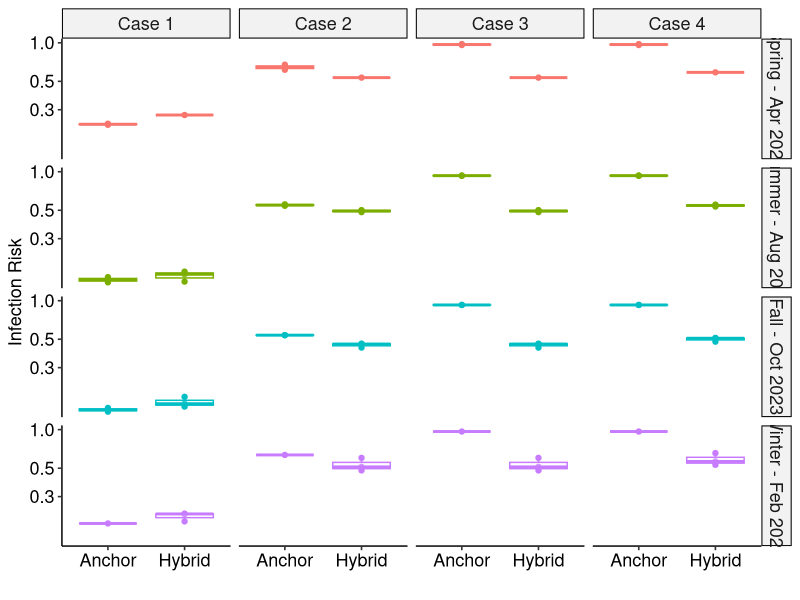
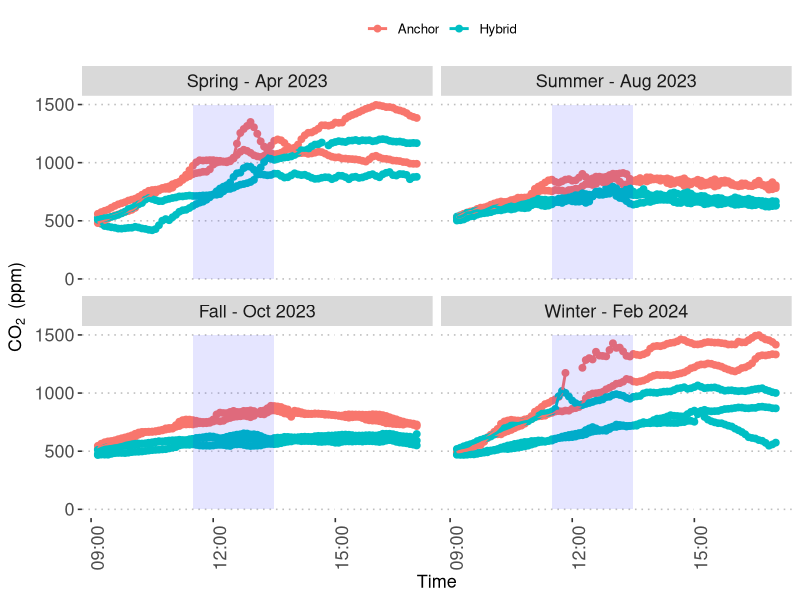

These figures' R source, in order:
library(readxl)

sensordata<- read_excel("sensor_data_combined_risk_v5_final.xlsx")
sensordata$Month[sensordata$Month=="Fall"]<-"Fall - Oct 2023"
sensordata$Month[sensordata$Month=="Spring"]<-"Spring - Apr 2023"
sensordata$Month[sensordata$Month=="Summer"]<-"Summer - Aug 2023"
sensordata$Month[sensordata$Month=="Winter"]<-"Winter - Feb 2024"

sensordata$Month <- factor(sensordata$Month, 
                           levels = c("Spring - Apr 2023", "Summer - Aug 2023", "Fall - Oct 2023", "Winter - Feb 2024"))



#-----------Setting Parameters-------------------------------------------------------------------

C.0<-400/1000000 #assumed ambient CO2 ppm convert to fraction
q<-20 #quantum generation rate per person (quanta/hr), from Iwamura & Tsutsumi 2023
t<-8 #total exposure time (5 min in units of hr)
C.a<-0.038 #Rudnick & Milton (volume fraction of CO2 added to exhaled breath during breathing)

sensordata$avco2<-(as.numeric(sensordata$`Sensor 1 CO2`)+as.numeric(sensordata$`Sensor 2 CO2`))/2
sensordata$f<-(as.numeric(sensordata$avco2)-C.0)/1000000/C.a

dates<-unique(sensordata$Day)
f.dates<-rep(NA,length(dates))
n.dates<-rep(NA,length(dates))
date.type<-rep(NA,length(dates))
season<-rep(NA,length(dates))

for(i in 1:length(dates)){
  f.dates[i]<-sum(sensordata$f[sensordata$Day==dates[i]]*5)/470
  n.dates[i]<-sensordata$n[sensordata$Day==dates[i]][1]
  season[i]<-as.character(sensordata$Month[sensordata$Day==dates[i]][1])
  date.type[i]<-sensordata$`Day Type`[sensordata$Day==dates[i]][1]
}

frame.final<-data.frame(f.dates,n.dates,dates,date.type,season)
frame.final$season<-factor(frame.final$season,levels = c("Spring - Apr 2023", "Summer - Aug 2023", "Fall - Oct 2023", "Winter - Feb 2024"))

#----------------------CASE 1 AIR: Infection Risk assuming 1 Infected Person in Total Occupancy----------------------

I<-1 #number of infectors (assumed)

frame.final$infectionrisk1<-1-exp(-frame.final$f.dates*I*q*t/frame.final$n.date)

#---------------------CASE 2 AIR: Infection Risk assuming P(asymptomatic) x n = I-----------------------------------

P.infect<-0.05
P.asympt<-0.24


frame.final$infectionrisk2<-1-exp(-frame.final$f.dates*(frame.final$n.dates*P.asympt)*q*t/frame.final$n.date)


#---------------------CASE 3 AIR: Infection Risk depending on differences in in-person asymptomatic prob-----------
P.sympt<-0.76
P.inperson.sympt.anchor<-0.75

frame.final$Icase3<-rep(NA,length(dates))
frame.final$Icase3[frame.final$date.type=="Hybrid"]<-(P.asympt)*frame.final$n.dates[frame.final$date.type=="Hybrid"]
frame.final$Icase3[frame.final$date.type=="Anchor"]<-((P.asympt)+(P.inperson.sympt.anchor*P.sympt))*frame.final$n.dates[frame.final$date.type=="Anchor"]
  
frame.final$infectionrisk3<-1-exp(-frame.final$f.dates*(frame.final$Icase3)*q*t/frame.final$n.date)


#---------------------CASE 4 AIR: Infection risk depending on differences in in-person symp or asympt prob--------

P.inperson.sympt.hybrid<-0.05

frame.final$Icase4<-rep(NA,length(dates))
frame.final$Icase4[frame.final$date.type=="Hybrid"]<-((P.asympt)+(P.inperson.sympt.hybrid*P.sympt))*frame.final$n.dates[frame.final$date.type=="Hybrid"]

frame.final$Icase4[frame.final$date.type=="Anchor"]<-((P.asympt)+(P.inperson.sympt.anchor*P.sympt))*frame.final$n.dates[frame.final$date.type=="Anchor"]

frame.final$infectionrisk4<-1-exp(-frame.final$f.dates*(frame.final$Icase4)*q*t/frame.final$n.date)

#---------plotting airborne risks
infection.air<-c(frame.final$infectionrisk1,frame.final$infectionrisk2,frame.final$infectionrisk3,frame.final$infectionrisk4)
date.type<-rep(frame.final$date.type,4)
case<-c(rep("Case 1",length(frame.final$f.dates)),rep("Case 2",length(frame.final$f.dates)),rep("Case 3", length(frame.final$f.dates)),
rep("Case 4",length(frame.final$f.dates)))
season<-rep(frame.final$season,4)
frame.plot.airborne<-data.frame(infect=infection.air,date.type,case,season)

require(ggplot2)
require(ggpubr)

startlunch<-as.POSIXct("1899-12-31 11:30:00")
endlunch<-as.POSIXct("1899-12-31 1:30:00")

windows()
ggplot(frame.plot.airborne)+geom_point(aes(color=season,x=date.type,y=infect))+
  geom_boxplot(aes(color=season,x=date.type,y=infect),alpha=0.2)+
  facet_grid(season~case)+scale_y_continuous(trans="log10",name="Infection Risk")+
  scale_x_discrete(name="")+
  scale_color_discrete(name="")+
  theme_pubr()+
  theme(axis.text=element_text(size=13),axis.title=element_text(size=13),
        legend.position="none",
        strip.text = element_text(size=13),legend.text = element_text(size=13))

#summary of risk reductions

#Fall
(mean(frame.plot.airborne$infect[frame.plot.airborne$case=="Case 1" & frame.plot.airborne$season=="Fall - Oct 2023" & frame.plot.airborne$date.type=="Anchor"])-
  mean(frame.plot.airborne$infect[frame.plot.airborne$case=="Case 1" & frame.plot.airborne$season=="Fall - Oct 2023" & frame.plot.airborne$date.type=="Hybrid"]))/
  mean(frame.plot.airborne$infect[frame.plot.airborne$case=="Case 1" & frame.plot.airborne$season=="Fall - Oct 2023" & frame.plot.airborne$date.type=="Anchor"])*100

(mean(frame.plot.airborne$infect[frame.plot.airborne$case=="Case 2" & frame.plot.airborne$season=="Fall - Oct 2023" & frame.plot.airborne$date.type=="Anchor"])-
  mean(frame.plot.airborne$infect[frame.plot.airborne$case=="Case 2" & frame.plot.airborne$season=="Fall - Oct 2023" & frame.plot.airborne$date.type=="Hybrid"]))/
  mean(frame.plot.airborne$infect[frame.plot.airborne$case=="Case 2" & frame.plot.airborne$season=="Fall - Oct 2023" & frame.plot.airborne$date.type=="Anchor"])*100

(mean(frame.plot.airborne$infect[frame.plot.airborne$case=="Case 3" & frame.plot.airborne$season=="Fall - Oct 2023" & frame.plot.airborne$date.type=="Anchor"])-
  mean(frame.plot.airborne$infect[frame.plot.airborne$case=="Case 3" & frame.plot.airborne$season=="Fall - Oct 2023" & frame.plot.airborne$date.type=="Hybrid"]))/
  mean(frame.plot.airborne$infect[frame.plot.airborne$case=="Case 3" & frame.plot.airborne$season=="Fall - Oct 2023" & frame.plot.airborne$date.type=="Anchor"])*100

(mean(frame.plot.airborne$infect[frame.plot.airborne$case=="Case 4" & frame.plot.airborne$season=="Fall - Oct 2023" & frame.plot.airborne$date.type=="Anchor"])-
    mean(frame.plot.airborne$infect[frame.plot.airborne$case=="Case 4" & frame.plot.airborne$season=="Fall - Oct 2023" & frame.plot.airborne$date.type=="Hybrid"]))/
  mean(frame.plot.airborne$infect[frame.plot.airborne$case=="Case 4" & frame.plot.airborne$season=="Fall - Oct 2023" & frame.plot.airborne$date.type=="Anchor"])*100

#Spring
(mean(frame.plot.airborne$infect[frame.plot.airborne$case=="Case 1" & frame.plot.airborne$season=="Spring - Apr 2023" & frame.plot.airborne$date.type=="Anchor"])-
    mean(frame.plot.airborne$infect[frame.plot.airborne$case=="Case 1" & frame.plot.airborne$season=="Spring - Apr 2023" & frame.plot.airborne$date.type=="Hybrid"]))/
  mean(frame.plot.airborne$infect[frame.plot.airborne$case=="Case 1" & frame.plot.airborne$season=="Spring - Apr 2023" & frame.plot.airborne$date.type=="Anchor"])*100

(mean(frame.plot.airborne$infect[frame.plot.airborne$case=="Case 2" & frame.plot.airborne$season=="Spring - Apr 2023" & frame.plot.airborne$date.type=="Anchor"])-
    mean(frame.plot.airborne$infect[frame.plot.airborne$case=="Case 2" & frame.plot.airborne$season=="Spring - Apr 2023" & frame.plot.airborne$date.type=="Hybrid"]))/
  mean(frame.plot.airborne$infect[frame.plot.airborne$case=="Case 2" & frame.plot.airborne$season=="Spring - Apr 2023" & frame.plot.airborne$date.type=="Anchor"])*100

(mean(frame.plot.airborne$infect[frame.plot.airborne$case=="Case 3" & frame.plot.airborne$season=="Spring - Apr 2023" & frame.plot.airborne$date.type=="Anchor"])-
    mean(frame.plot.airborne$infect[frame.plot.airborne$case=="Case 3" & frame.plot.airborne$season=="Spring - Apr 2023" & frame.plot.airborne$date.type=="Hybrid"]))/
  mean(frame.plot.airborne$infect[frame.plot.airborne$case=="Case 3" & frame.plot.airborne$season=="Spring - Apr 2023" & frame.plot.airborne$date.type=="Anchor"])*100

(mean(frame.plot.airborne$infect[frame.plot.airborne$case=="Case 4" & frame.plot.airborne$season=="Spring - Apr 2023" & frame.plot.airborne$date.type=="Anchor"])-
    mean(frame.plot.airborne$infect[frame.plot.airborne$case=="Case 4" & frame.plot.airborne$season=="Spring - Apr 2023" & frame.plot.airborne$date.type=="Hybrid"]))/
  mean(frame.plot.airborne$infect[frame.plot.airborne$case=="Case 4" & frame.plot.airborne$season=="Spring - Apr 2023" & frame.plot.airborne$date.type=="Anchor"])*100

#Winter
(mean(frame.plot.airborne$infect[frame.plot.airborne$case=="Case 1" & frame.plot.airborne$season=="Winter - Feb 2024" & frame.plot.airborne$date.type=="Anchor"])-
    mean(frame.plot.airborne$infect[frame.plot.airborne$case=="Case 1" & frame.plot.airborne$season=="Winter - Feb 2024" & frame.plot.airborne$date.type=="Hybrid"]))/
  mean(frame.plot.airborne$infect[frame.plot.airborne$case=="Case 1" & frame.plot.airborne$season=="Winter - Feb 2024" & frame.plot.airborne$date.type=="Anchor"])*100

(mean(frame.plot.airborne$infect[frame.plot.airborne$case=="Case 2" & frame.plot.airborne$season=="Winter - Feb 2024" & frame.plot.airborne$date.type=="Anchor"])-
    mean(frame.plot.airborne$infect[frame.plot.airborne$case=="Case 2" & frame.plot.airborne$season=="Winter - Feb 2024" & frame.plot.airborne$date.type=="Hybrid"]))/
  mean(frame.plot.airborne$infect[frame.plot.airborne$case=="Case 2" & frame.plot.airborne$season=="Winter - Feb 2024" & frame.plot.airborne$date.type=="Anchor"])*100

(mean(frame.plot.airborne$infect[frame.plot.airborne$case=="Case 3" & frame.plot.airborne$season=="Winter - Feb 2024" & frame.plot.airborne$date.type=="Anchor"])-
    mean(frame.plot.airborne$infect[frame.plot.airborne$case=="Case 3" & frame.plot.airborne$season=="Winter - Feb 2024" & frame.plot.airborne$date.type=="Hybrid"]))/
  mean(frame.plot.airborne$infect[frame.plot.airborne$case=="Case 3" & frame.plot.airborne$season=="Winter - Feb 2024" & frame.plot.airborne$date.type=="Anchor"])*100

(mean(frame.plot.airborne$infect[frame.plot.airborne$case=="Case 4" & frame.plot.airborne$season=="Winter - Feb 2024" & frame.plot.airborne$date.type=="Anchor"])-
    mean(frame.plot.airborne$infect[frame.plot.airborne$case=="Case 4" & frame.plot.airborne$season=="Winter - Feb 2024" & frame.plot.airborne$date.type=="Hybrid"]))/
  mean(frame.plot.airborne$infect[frame.plot.airborne$case=="Case 4" & frame.plot.airborne$season=="Winter - Feb 2024" & frame.plot.airborne$date.type=="Anchor"])*100

#Summer
(mean(frame.plot.airborne$infect[frame.plot.airborne$case=="Case 1" & frame.plot.airborne$season=="Summer - Aug 2023" & frame.plot.airborne$date.type=="Anchor"])-
    mean(frame.plot.airborne$infect[frame.plot.airborne$case=="Case 1" & frame.plot.airborne$season=="Summer - Aug 2023" & frame.plot.airborne$date.type=="Hybrid"]))/
  mean(frame.plot.airborne$infect[frame.plot.airborne$case=="Case 1" & frame.plot.airborne$season=="Summer - Aug 2023" & frame.plot.airborne$date.type=="Anchor"])*100

(mean(frame.plot.airborne$infect[frame.plot.airborne$case=="Case 2" & frame.plot.airborne$season=="Summer - Aug 2023" & frame.plot.airborne$date.type=="Anchor"])-
    mean(frame.plot.airborne$infect[frame.plot.airborne$case=="Case 2" & frame.plot.airborne$season=="Summer - Aug 2023" & frame.plot.airborne$date.type=="Hybrid"]))/
  mean(frame.plot.airborne$infect[frame.plot.airborne$case=="Case 2" & frame.plot.airborne$season=="Summer - Aug 2023" & frame.plot.airborne$date.type=="Anchor"])*100

(mean(frame.plot.airborne$infect[frame.plot.airborne$case=="Case 3" & frame.plot.airborne$season=="Summer - Aug 2023" & frame.plot.airborne$date.type=="Anchor"])-
    mean(frame.plot.airborne$infect[frame.plot.airborne$case=="Case 3" & frame.plot.airborne$season=="Summer - Aug 2023" & frame.plot.airborne$date.type=="Hybrid"]))/
  mean(frame.plot.airborne$infect[frame.plot.airborne$case=="Case 3" & frame.plot.airborne$season=="Summer - Aug 2023" & frame.plot.airborne$date.type=="Anchor"])*100

(mean(frame.plot.airborne$infect[frame.plot.airborne$case=="Case 4" & frame.plot.airborne$season=="Summer - Aug 2023" & frame.plot.airborne$date.type=="Anchor"])-
    mean(frame.plot.airborne$infect[frame.plot.airborne$case=="Case 4" & frame.plot.airborne$season=="Summer - Aug 2023" & frame.plot.airborne$date.type=="Hybrid"]))/
  mean(frame.plot.airborne$infect[frame.plot.airborne$case=="Case 4" & frame.plot.airborne$season=="Summer - Aug 2023" & frame.plot.airborne$date.type=="Anchor"])*100

#-----------------co2 figure----------------------------------------------

windows()
ggplot(data=sensordata[sensordata$`Day Type`!="None",],aes(x=Time,y=sensordata$avco2,group=Day,color=`Day Type`))+geom_point(size=2)+geom_line(size=1)+
  facet_wrap(~Month)+
  scale_x_datetime(name="Time")+
  scale_y_continuous(name=expression("CO"[2]*phantom(x)*"(ppm)"))+
  scale_color_discrete(name="")+
  theme_pubclean()+
  annotate("rect",xmin=sensordata$Time[29],xmax=sensordata$Time[53],ymin=0,ymax=1500,alpha=.1,fill="blue")+
  theme(axis.text.x=element_text(angle=90),axis.title = element_text(size=13),
        axis.text=element_text(size=13),strip.text = element_text(size=13))


#Statistical models---------------------------------------------------------

maxs<-rep(NA,length(table(sensordata$Day)))
means<-rep(NA,length(table(sensordata$Day)))
month<-rep(NA,length(table(sensordata$Day)))
ntotal<-rep(NA,length(table(sensordata$Day)))
daytype<-rep(NA,length(table(sensordata$Day)))

days<-unique(sensordata$Day)

for (i in 1:length(maxs)){
  maxs[i]<-max(sensordata$avco2[sensordata$Day==days[i]])
  means[i]<-mean(sensordata$avco2[sensordata$Day==days[i]])
  month[i]<-sensordata$Month[sensordata$Day==days[i]][1]
  ntotal[i]<-sensordata$n[sensordata$Day==days[i]][1]
  daytype[i]<-sensordata$`Day Type`[sensordata$Day==days[i]][1]
}

frame.all<-data.frame(maxs,means,month,ntotal,daytype)
  
sensormodel1<-lm(means~month + ntotal,frame.all)
summary(sensormodel1)

sensormodel2<-lm(maxs~month + ntotal,frame.all)
summary(sensormodel2)

sensormodel3<-lm(means~month + daytype,frame.all)
summary(sensormodel3)

sensormodel4<-lm(maxs~month + daytype,frame.all)
summary(sensormodel4)

sensormodel5<-lm(ntotal~month + daytype,frame.all)
summary(sensormodel5)

